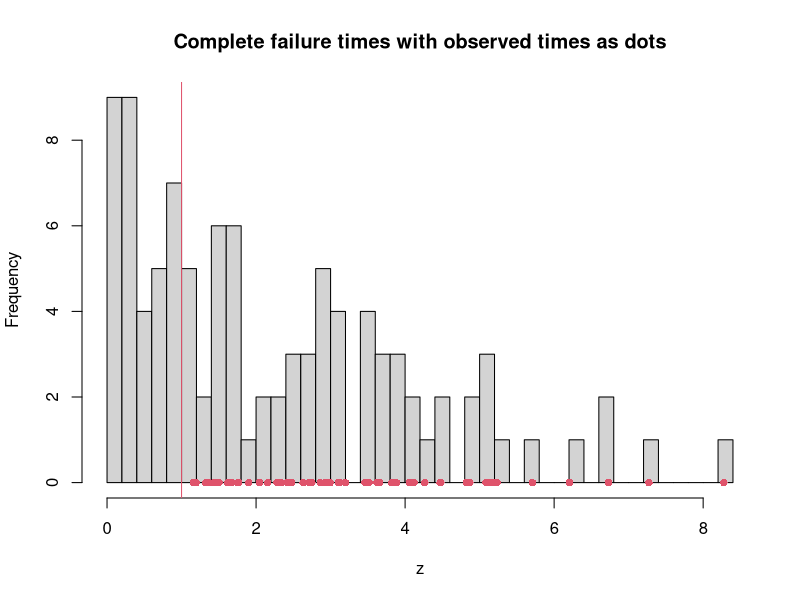

This chart was generated by the following R code:
################################################
## EM Algorithm for the Censored exponential data
################################################

# First we will simulate data
set.seed(10)
m <- 60
n <- 100
lam <- .45
z <- rexp(n, rate = lam)
T <- 1  

# Observed
obs.z <- z[(z > T)]
hist(z, breaks = 30, main = "Complete failure times with observed times as dots")  
points(obs.z,rep(0, length(obs.z)), col = 2, pch = 16)  
abline(v = 1, col = 2)



# EM Algorithm
diff <- 100
tol <- 1e-5
iter <- 0
current <- 1/mean(obs.z)  # good starting values
lam.k <- current
store.z <- T
while(diff > tol)
{
  iter <- iter + 1
  # E-step
   Estep <- 1/current - T*exp(-current * T)/(1 - exp(-current * T))
   
   # Storing Zs
  store.z <- c(store.z, Estep)
  
  #Update
  update <- n/(sum(obs.z) + m*Estep)
  
  diff <- abs(current - update)
  current <- update
  lam.k <- c(lam.k, update)
}

current
(false.mle <- (n-m)/sum(obs.z))  # MLE if you ignore the Es (bad MLE)

# Estimate of Z_i not observed
(Z_unobs <- 1/current - T*exp(-current * T)/(1 - exp(-current * T)))



################################################
## Monte Carlo EM Algorithm for the 
## Censored exponential data
################################################
set.seed(1)
#function draws from truncated exponential
trexp <- function(nsim, T, lambda)
{
  count <- 1
  samp <- numeric(length = nsim)
  while(count < nsim)
  {
    draw <- rexp(1, rate = lambda)
    if(draw <= T)
    {
      samp[count] <-  draw
      count <- count + 1
    } else{
      next
    }
  }
  return(samp)
}

diff <- 100
tol <- 1e-5
iter <- 0
current <- 2
lam.k <- current
store.z <- T
mc.size <- 100  # Monte Carlo size
while(diff > tol)
{
  iter <- iter + 1
  
  # E-step with Monte Carlo
  
  trunExp.samples <- trexp(nsim = mc.size, T = T, lambda = current)
  Estep <- mean(trunExp.samples)
  #Estep <- 1/current - T*exp(-current * T)/(1 - exp(-current * T))
  
  # Storing Zs
  store.z <- c(store.z, Estep)
  
  #Update
  update <- n/(sum(obs.z) + m*Estep)
  
  diff <- abs(current - update)
  current <- update
  lam.k <- c(lam.k, update)
}

current




################################################
## Monte CarloEM Algorithm for the 
## Censored exponential data with larger MC size
################################################

diff <- 100
tol <- 1e-5
iter <- 0
current <- 2
lam.k <- current
store.z <- T
mc.size <- 1000  # Monte Carlo size
while(diff > tol)
{
  iter <- iter + 1
  
  # E-step with Monte Carlo
  
  trunExp.samples <- trexp(nsim = mc.size, T = T, lambda = current)
  Estep <- mean(trunExp.samples)
  #Estep <- 1/current - T*exp(-current * T)/(1 - exp(-current * T))
  
  # Storing Zs
  store.z <- c(store.z, Estep)
  
  #Update
  update <- n/(sum(obs.z) + m*Estep)
  
  diff <- abs(current - update)
  current <- update
  lam.k <- c(lam.k, update)
}

lam.k
(false.mle <- (n-m)/sum(obs.z))
